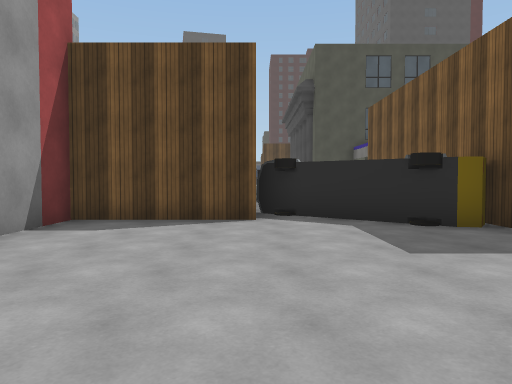
view 1 (above)

24 first-person views from a walk through a Unity game level. The camera is 1.4 m above the floor, tilts 2° down and sees 70° across. The floor is counted in squares, 2 m on a side. Each view is taken from the middle of a square. On the plan, view 1 faces up. The plan holds only what a view shows up to about 11 squares ahead; the rest is blank. The place goes on beyond the plan. The player is left out. Some animated figures are left out. Some surface patterns are stand-ins.

view 2
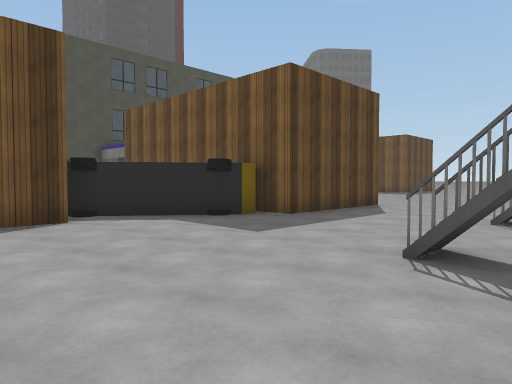

view 3
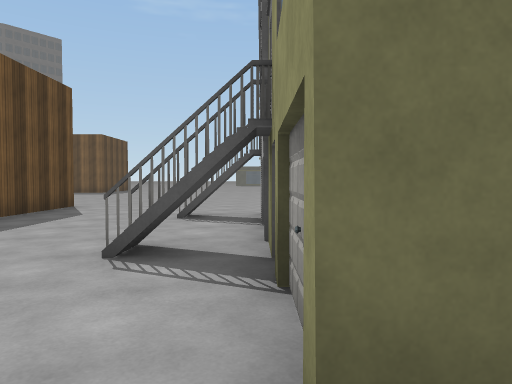

view 4
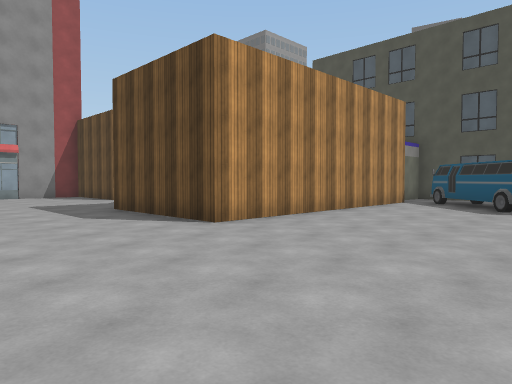

view 5
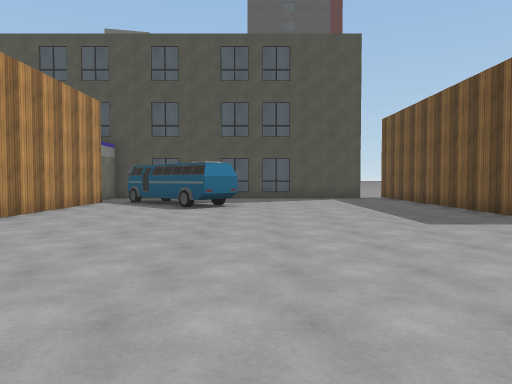

view 6
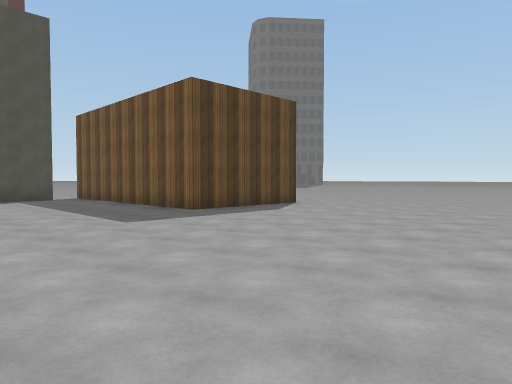

view 7
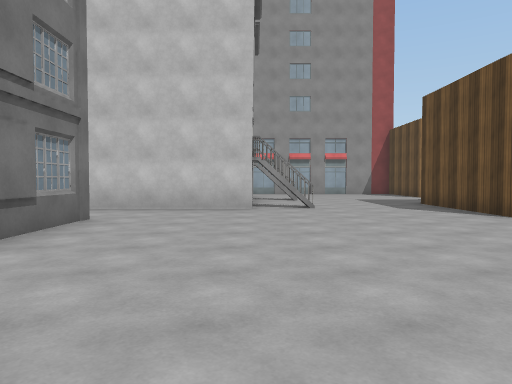

view 8
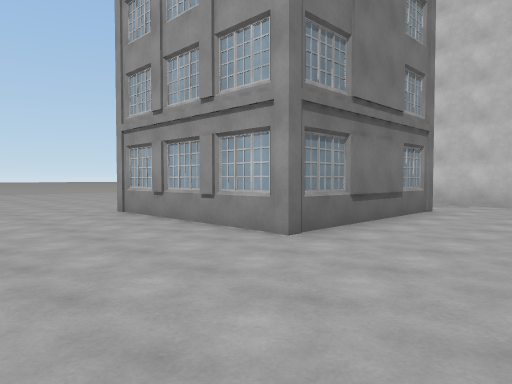

view 9
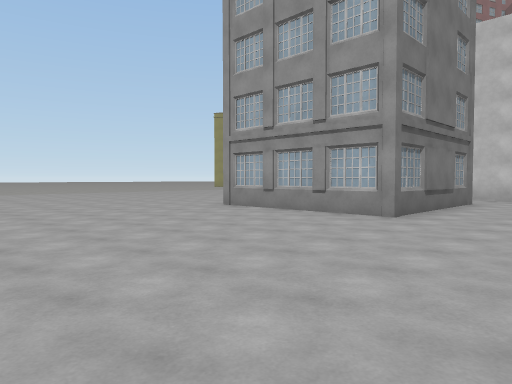

view 10
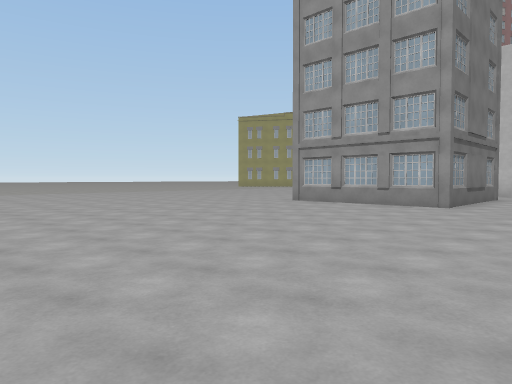

view 11
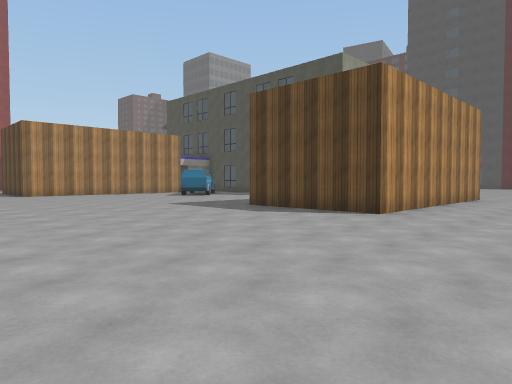

view 12
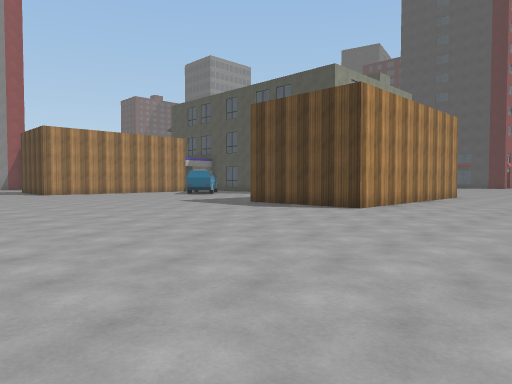

view 13
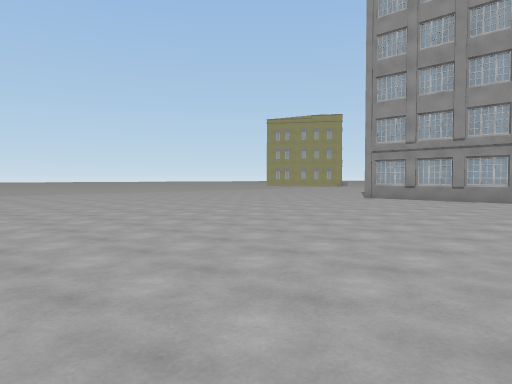

view 14
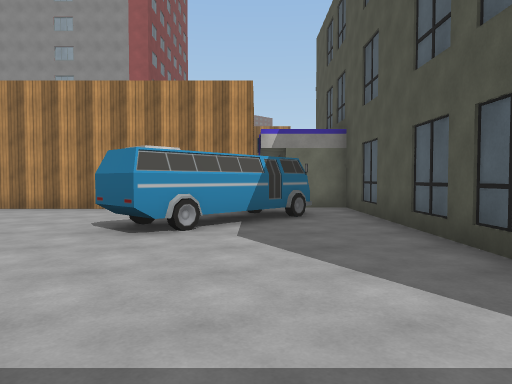

view 15
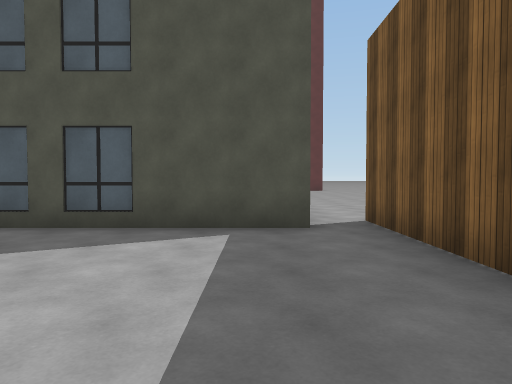

view 16
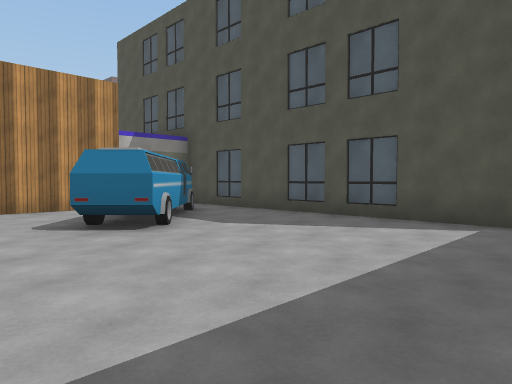

view 17
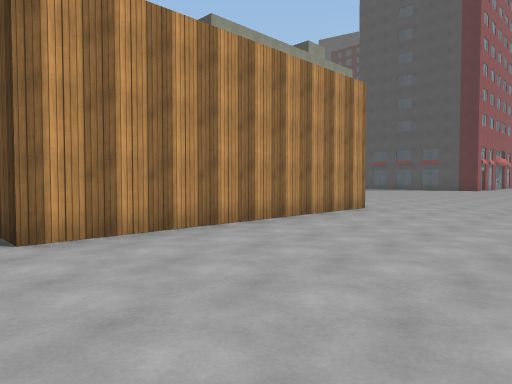

view 18
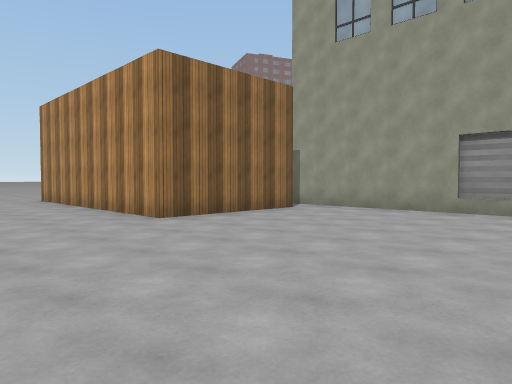

view 19
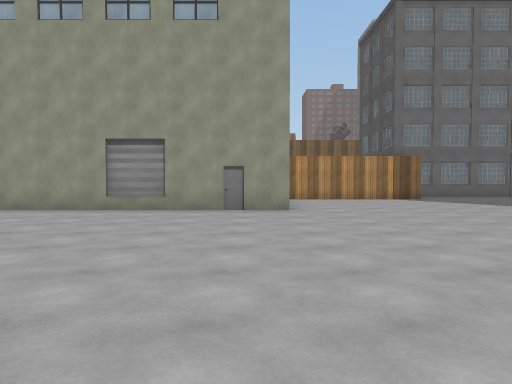

view 20
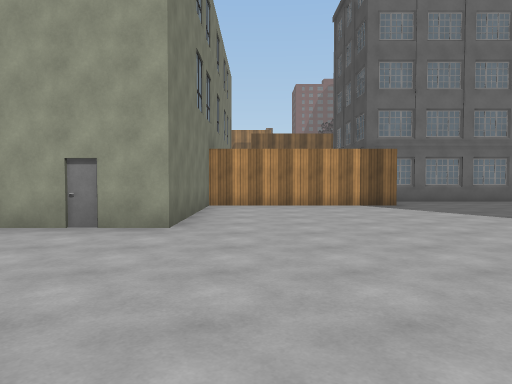

view 21
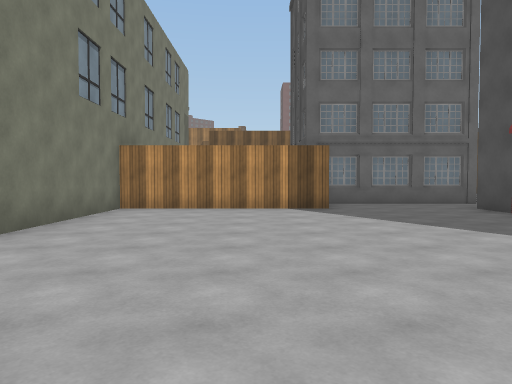

view 22
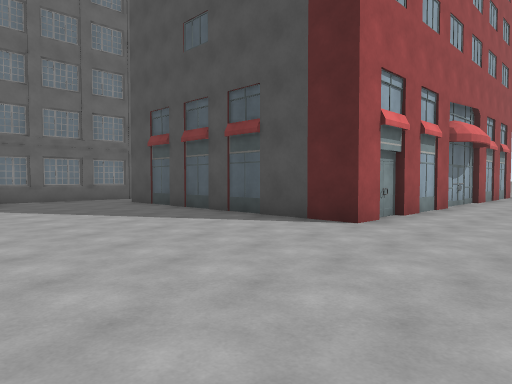

view 23
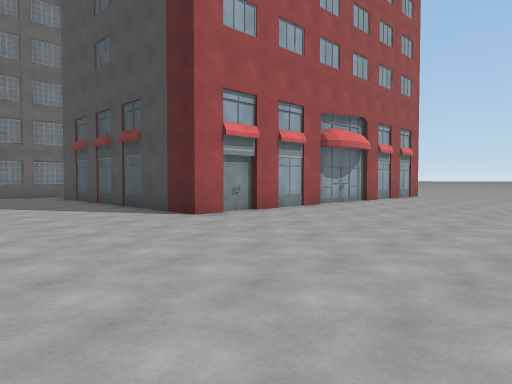

view 24
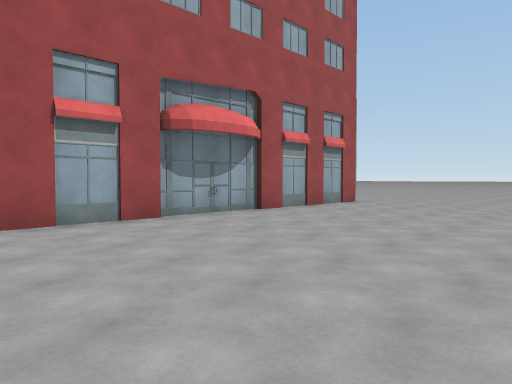

### Floor plan
Key: @ floor where view 1 was taken; # wall or solid block; . floor; / step, stairs or slope; B bus; U building.
Columns run from 3 left of view 1 to 25 right of it. Each row starts with its distance up from view 1.
 41                       #....
 40                       #.....
 39                       #.....
 38                       #.....
 37                       #.....
 36                       #.....
 35                       #......
 34                       U......
 33                       #......
 32             #.        #......
 31             #...............
 30             #................
 29             #................
 28             #................
 27               #..............
 26               #...........
 25               #.........
 24               #...........
 23               #............
 22               #####.........
 21                   #.........
 20                   #.........
 19                   #.........
 18                   #.........
 17                   #........
 16                   #........
 15           #########.####....
 14           #.........#  #....
 13           #.B.......#  #....
 12           #BBB......#  #....
 11           #..BB.....#  #....
 10           #...B.....#  #.....
  9           #.........#  #.....
  8    #      #.........####.....
  7 ####BB    #..................
  6 .....BB#  #.................
  5 .......####.................
  4 ............................
  3  ............................
  2  ............................
  1  ....#../....................
  0  ..@.#.##....................
 -1   ####  #....................
 -2         #....................
 -3         #..#####.............
 -4         #.     #.............
 -5                #............
 -6                #............
 -7                U............
 -8                .............
 -9                .............
-10                ............

Positions as (right, up) in squares from view 1, and headings:
1: (0, 0), facing up
2: (-2, 0), facing up-right
3: (-2, 0), facing right
4: (12, 1), facing up-left
5: (12, 1), facing up
6: (12, 1), facing up-right
7: (14, 0), facing left
8: (16, 0), facing down-left
9: (19, 0), facing down-left
10: (22, 0), facing down-left
11: (24, 1), facing up-left
12: (25, 0), facing up-left
13: (25, -1), facing down-left
14: (16, 12), facing left
15: (15, 9), facing up
16: (16, 8), facing up-left
17: (25, 7), facing up-left
18: (24, 21), facing down-left
19: (24, 22), facing left
20: (21, 24), facing left
21: (20, 26), facing left
22: (22, 26), facing up-left
23: (25, 27), facing up-left
24: (25, 32), facing up-left
